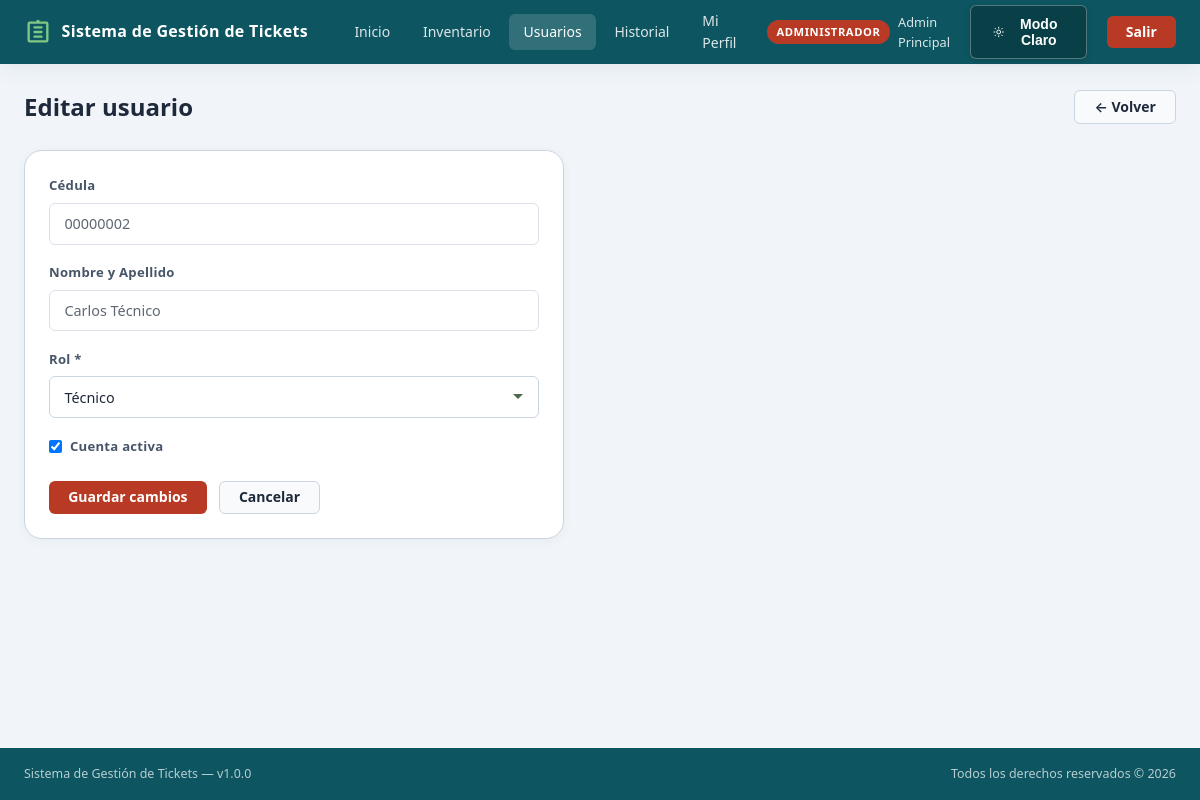
/admin/usuarios_form.php?cedula=00000002 (signed in), run on the app's committed database.
### tables this page shows
CREATE TABLE IF NOT EXISTS Perfiles (
    Cedula   VARCHAR(8)                                   PRIMARY KEY,
    Rol      ENUM('Administrador', 'Operador', 'Tecnico') NOT NULL,
    Activo   BOOLEAN                                      DEFAULT TRUE,
    Nombre   VARCHAR(100)                                 NOT NULL,
    Cre_Per  DATETIME                                     DEFAULT CURRENT_TIMESTAMP,
    Upd_Per  DATETIME                                     DEFAULT CURRENT_TIMESTAMP ON UPDATE CURRENT_TIMESTAMP
);

### admin/usuarios_form.php (the view, shortened to what this page needs)
<?php
require_once __DIR__ . '/../config/db.php';
$cedula = trim($_GET['cedula'] ?? '');
$stmt = $conn->prepare(
    "SELECT p.Cedula, p.Nombre, p.Rol, p.Activo
     FROM Perfiles p WHERE p.Cedula = ? LIMIT 1"
);
$stmt->bind_param('s', $cedula);
$stmt->execute();
$res = $stmt->get_result();
$usuario = $res->fetch_assoc();
require_once __DIR__ . '/../includes/header.php';
?>
<div class="page-header">
    <div>
        <h1>Editar usuario</h1>
    </div>
    <a href="usuarios.php" class="btn btn-secondary">← Volver</a>
</div>
<div style="max-width:540px">
    <div class="bento-card">
        <form method="POST">
            <div class="form-group">
                <label class="form-label" for="cedula">Cédula</label>
                <input type="text" id="cedula" name="cedula" class="form-control"
                       value="<?= htmlspecialchars($usuario['Cedula']) ?>"
                       readonly style="opacity:0.7" required>
            </div>
            <div class="form-group">
                <label class="form-label" for="nombre">Nombre y Apellido</label>
                <input type="text" id="nombre" name="nombre" class="form-control"
                       value="<?= htmlspecialchars($usuario['Nombre']) ?>"
                       readonly style="opacity:0.7" required>
            </div>
            <div class="form-group">
                <label class="form-label" for="rol">Rol *</label>
                <select id="rol" name="rol" class="form-control" required>
                    <option value="Tecnico"       <?= $usuario['Rol']==='Tecnico'       ?'selected':'' ?>>Técnico</option>
                </select>
            </div>
            <div class="form-group">
                <label style="display:flex;align-items:center;gap:0.5rem;cursor:pointer">
                    <input type="checkbox" name="activo" value="1" <?= $usuario['Activo'] ? 'checked' : '' ?>>
                    <span class="form-label" style="margin:0">Cuenta activa</span>
                </label>
            </div>
            <div style="display:flex;gap:0.75rem;margin-top:1.5rem">
                <button type="submit" class="btn btn-primary">
                    Guardar cambios
                </button>
                <a href="usuarios.php" class="btn btn-secondary">Cancelar</a>
            </div>
        </form>
    </div>
</div>
<?php require_once __DIR__ . '/../includes/footer.php'; ?>

### assets/css/style.css (style rules this page uses)
:root { --verde-grama: #b83a24; --verde-hover: #9c2e1b; --verde-light: #fef2f2; --verde-mid: #b83a24; --rojo: #b83a24; --rojo-hover: #9c2e1b; --rojo-light: #fdf2f2; --blanco: #ffffff; --bg-page: #f1f5f9; --bg-card: #ffffff; --bg-card-alt: #f8fafc; --bg-navbar: #0d5661; --bg-footer: #0d5661; --text-primary: #1e293b; --text-secondary: #475569; --text-muted: #64748b; --text-navbar: #ffffff; --border-color: #cbd5e1; --border-focus: #0d5661; --shadow-sm: 0 2px 8px rgba(13,86,97,0.06); --shadow-md: 0 4px 20px rgba(13,86,97,0.08); --shadow-lg: 0 8px 40px rgba(13,86,97,0.12); --input-bg: #ffffff; --table-header: #f8fafc; --table-row-alt: #f8fafc; --table-row-hover: #f1f5f9; --badge-bg: #f1f5f9; --btn-shadow: rgba(184,58,36,0.3); --focus-shadow: rgba(13,86,97,0.15); --blue-accent: #1565c0; --font-sans: 'Segoe UI', system-ui, -apple-system, sans-serif; --radius-sm: 6px; --radius-md: 12px; --radius-lg: 18px; --transition: 0.25s ease; }
*, *::before, *::after { box-sizing: border-box; margin: 0; padding: 0; }
html { scroll-behavior: smooth; font-size: 16px; }
body { font-family: var(--font-sans); background: var(--bg-page); color: var(--text-primary); line-height: 1.6; min-height: 100vh; display: flex; flex-direction: column; transition: background var(--transition), color var(--transition); }
a { color: var(--verde-grama); text-decoration: none; transition: color var(--transition); }
.btn { display: inline-flex; align-items: center; gap: 0.4rem; padding: 0.55rem 1.2rem; border-radius: var(--radius-sm); border: none; cursor: pointer; font-family: var(--font-sans); font-size: 0.875rem; font-weight: 600; text-decoration: none; transition: all var(--transition); line-height: 1; }
.btn-primary { background: var(--verde-grama); color: #fff; }
.btn-secondary { background: var(--bg-card-alt); color: var(--text-primary); border: 1px solid var(--border-color); }
.bento-card { background: var(--bg-card); border: 1px solid var(--border-color); border-radius: var(--radius-lg); padding: 1.5rem; box-shadow: var(--shadow-sm); transition: box-shadow var(--transition), background var(--transition), border-color var(--transition); }
.form-group { margin-bottom: 1.1rem; }
.form-label { display: block; font-size: 0.82rem; font-weight: 600; color: var(--text-secondary); margin-bottom: 0.4rem; letter-spacing: 0.02em; }
.form-control { width: 100%; padding: 0.65rem 0.9rem; border: 1.5px solid var(--border-color); border-radius: var(--radius-sm); background: var(--input-bg); color: var(--text-primary); font-family: var(--font-sans); font-size: 0.9rem; transition: border-color var(--transition), box-shadow var(--transition); appearance: none; -webkit-appearance: none; }
.form-control::placeholder { color: var(--text-muted); }
select.form-control { cursor: pointer; background-repeat: no-repeat; background-position: right 0.9rem center; padding-right: 2.5rem; }
.page-header { display: flex; align-items: center; justify-content: space-between; margin-bottom: 1.5rem; gap: 1rem; }
.page-header h1 { font-size: 1.5rem; font-weight: 800; color: var(--text-primary); }
.bento-card, .stat-card { animation: fadeIn 0.35s ease; }

### data on the page
perfiles: cedula "00000002", nombre "Carlos Técnico", rol "Técnico", Activo "☑"

### other printed values
APP_NAME "Sistema de Gestión de Tickets"
$rol === 'Tecnico' ? 'Técnico' : $rol "ADMINISTRADOR"
$nombre "Admin Principal"
APP_VERSION "1.0.0"
